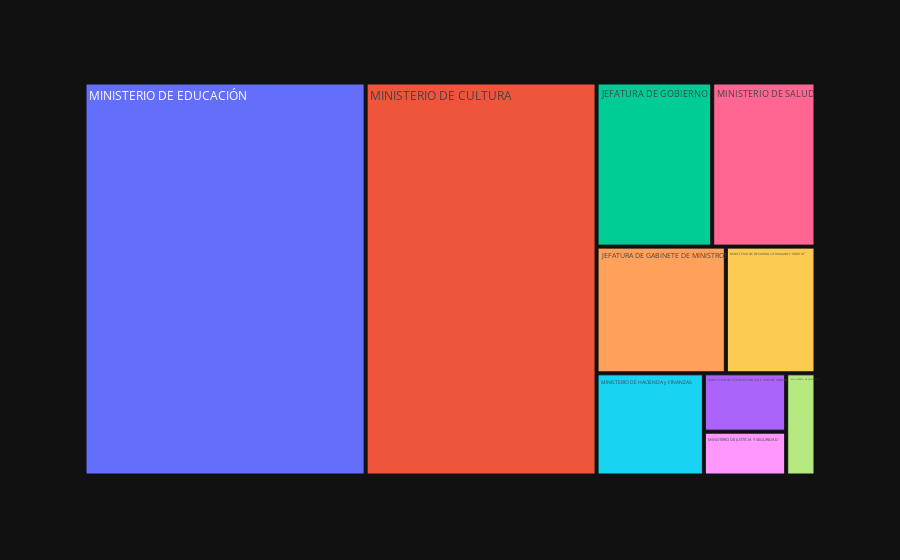

The notebook cell this image was saved under:
### Code cell
fig = px.treemap(jurisdiccionPorCantidad.head(10), path=["Jurisdicción"], values="Cantidad", hover_data=["Jurisdicción","Cantidad"], 
                  color="Jurisdicción", 
                  template="plotly_dark",
                  labels={"Jurisdicción":"Cantidad"})
fig.show()

### Figure 1 — Plotly figure (JSON) as saved in the notebook; plotly's stock layout.template omitted (floating-point values rounded to 4 significant figures)
{"data": [{"branchvalues": "total", "customdata": [["MINISTERIO DE EDUCACIÓN", 2509, "MINISTERIO DE EDUCACIÓN"], ["MINISTERIO DE CULTURA", 2061, "MINISTERIO DE CULTURA"], ["JEFATURA DE GOBIERNO", 431, "JEFATURA DE GOBIERNO"], ["MINISTERIO DE ESPACIO PUBLICO E HIGIENE URBANA", 109, "MINISTERIO DE ESPACIO PUBLICO E HIGIENE URBANA"], ["JEFATURA DE GABINETE DE MINISTROS", 372, "JEFATURA DE GABINETE DE MINISTROS"], ["MINISTERIO DE HACIENDA y FINANZAS", 249, "MINISTERIO DE HACIENDA y FINANZAS"], ["MINISTERIO DE SALUD", 385, "MINISTERIO DE SALUD"], ["MINISTERIO DE GOBIERNO", 68, "MINISTERIO DE GOBIERNO"], ["MINISTERIO DE JUSTICIA Y SEGURIDAD", 82, "MINISTERIO DE JUSTICIA Y SEGURIDAD"], ["MINISTERIO DE DESARROLLO HUMANO Y HÁBITAT", 258, "MINISTERIO DE DESARROLLO HUMANO Y HÁBITAT"]], "domain": {"x": [0, 1], "y": [0, 1]}, "hovertemplate": "labels=%{label}<br>Cantidad=%{customdata[2]}<br>parent=%{parent}<br>id=%{id}<extra></extra>", "ids": ["MINISTERIO DE EDUCACIÓN", "MINISTERIO DE CULTURA", "JEFATURA DE GOBIERNO", "MINISTERIO DE ESPACIO PUBLICO E HIGIENE URBANA", "JEFATURA DE GABINETE DE MINISTROS", "MINISTERIO DE HACIENDA y FINANZAS", "MINISTERIO DE SALUD", "MINISTERIO DE GOBIERNO", "MINISTERIO DE JUSTICIA Y SEGURIDAD", "MINISTERIO DE DESARROLLO HUMANO Y HÁBITAT"], "labels": ["MINISTERIO DE EDUCACIÓN", "MINISTERIO DE CULTURA", "JEFATURA DE GOBIERNO", "MINISTERIO DE ESPACIO PUBLICO E HIGIENE URBANA", "JEFATURA DE GABINETE DE MINISTROS", "MINISTERIO DE HACIENDA y FINANZAS", "MINISTERIO DE SALUD", "MINISTERIO DE GOBIERNO", "MINISTERIO DE JUSTICIA Y SEGURIDAD", "MINISTERIO DE DESARROLLO HUMANO Y HÁBITAT"], "marker": {"colors": ["#636efa", "#EF553B", "#00cc96", "#ab63fa", "#FFA15A", "#19d3f3", "#FF6692", "#B6E880", "#FF97FF", "#FECB52"]}, "name": "", "parents": ["", "", "", "", "", "", "", "", "", ""], "type": "treemap", "values": [2509, 2061, 431, 109, 372, 249, 385, 68, 82, 258]}], "layout": {"legend": {"tracegroupgap": 0}, "margin": {"t": 60}}}
